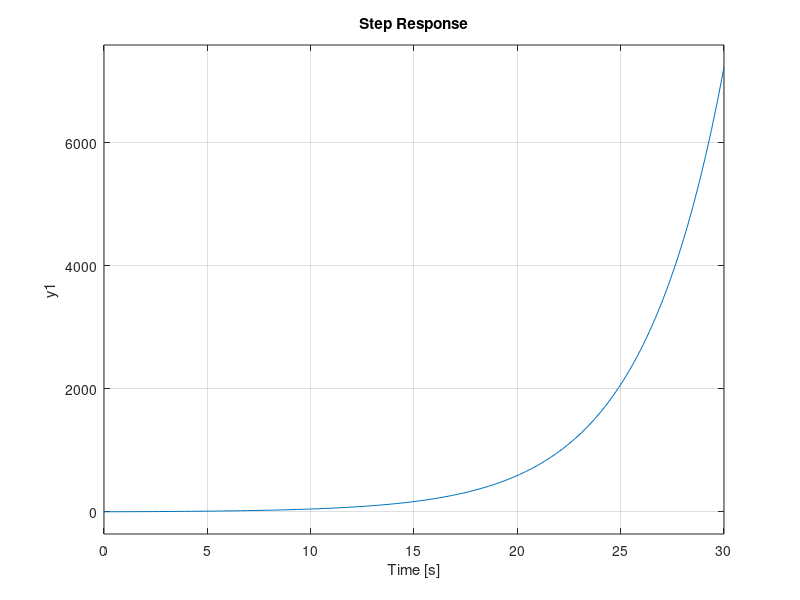

MATLAB code to generate this figure:
clc; clear all; close all;

pkg load signal

h = impz(1, [1, -1/4], 50);
t = 0:49;
grid on;
subplot(1,2,1);
grid on;
stem(t,h, 'linewidth', 2); hold on;
plot(t,h, 'linewidth', 2);

subplot(1,2,2);
sys = tf(1, [1, -1/4]);
step(sys);